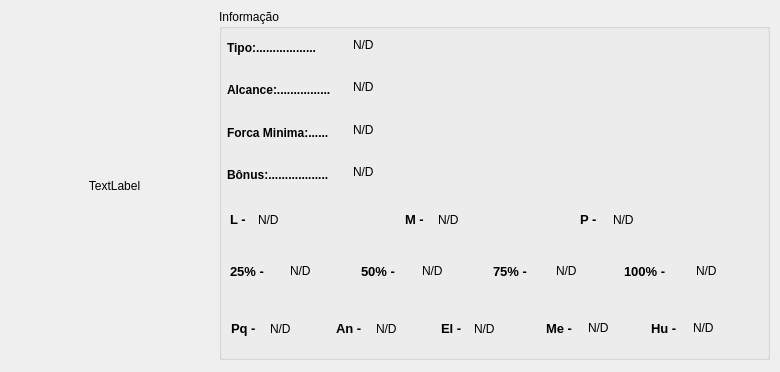
<?xml version="1.0" encoding="UTF-8"?>
<ui version="4.0">
 <class>FrmEquipamento</class>
 <widget class="QMainWindow" name="FrmEquipamento">
  <property name="geometry">
   <rect>
    <x>0</x>
    <y>0</y>
    <width>780</width>
    <height>372</height>
   </rect>
  </property>
  <property name="windowTitle">
   <string>MainWindow</string>
  </property>
  <widget class="QWidget" name="centralwidget">
   <widget class="QLabel" name="lbl_imagem">
    <property name="geometry">
     <rect>
      <x>14</x>
      <y>10</y>
      <width>201</width>
      <height>351</height>
     </rect>
    </property>
    <property name="text">
     <string>TextLabel</string>
    </property>
    <property name="alignment">
     <set>Qt::AlignCenter</set>
    </property>
   </widget>
   <widget class="QGroupBox" name="groupBox">
    <property name="geometry">
     <rect>
      <x>219</x>
      <y>9</y>
      <width>551</width>
      <height>351</height>
     </rect>
    </property>
    <property name="title">
     <string>Informação</string>
    </property>
    <widget class="QLabel" name="label_2">
     <property name="geometry">
      <rect>
       <x>8</x>
       <y>31</y>
       <width>121</width>
       <height>16</height>
      </rect>
     </property>
     <property name="font">
      <font>
       <pointsize>9</pointsize>
       <weight>75</weight>
       <bold>true</bold>
      </font>
     </property>
     <property name="text">
      <string>Tipo:..................</string>
     </property>
    </widget>
    <widget class="QLabel" name="label_3">
     <property name="geometry">
      <rect>
       <x>8</x>
       <y>73</y>
       <width>121</width>
       <height>16</height>
      </rect>
     </property>
     <property name="font">
      <font>
       <pointsize>9</pointsize>
       <weight>75</weight>
       <bold>true</bold>
      </font>
     </property>
     <property name="text">
      <string>Alcance:................</string>
     </property>
    </widget>
    <widget class="QLabel" name="label_4">
     <property name="geometry">
      <rect>
       <x>8</x>
       <y>116</y>
       <width>121</width>
       <height>16</height>
      </rect>
     </property>
     <property name="font">
      <font>
       <pointsize>9</pointsize>
       <weight>75</weight>
       <bold>true</bold>
      </font>
     </property>
     <property name="text">
      <string>Forca Minima:......</string>
     </property>
    </widget>
    <widget class="QLabel" name="label_5">
     <property name="geometry">
      <rect>
       <x>8</x>
       <y>158</y>
       <width>121</width>
       <height>16</height>
      </rect>
     </property>
     <property name="font">
      <font>
       <pointsize>9</pointsize>
       <weight>75</weight>
       <bold>true</bold>
      </font>
     </property>
     <property name="text">
      <string>Bônus:..................</string>
     </property>
    </widget>
    <widget class="QLabel" name="label_6">
     <property name="geometry">
      <rect>
       <x>11</x>
       <y>202</y>
       <width>31</width>
       <height>17</height>
      </rect>
     </property>
     <property name="font">
      <font>
       <pointsize>10</pointsize>
       <weight>75</weight>
       <bold>true</bold>
      </font>
     </property>
     <property name="text">
      <string>L - </string>
     </property>
    </widget>
    <widget class="QLabel" name="label_7">
     <property name="geometry">
      <rect>
       <x>186</x>
       <y>202</y>
       <width>28</width>
       <height>17</height>
      </rect>
     </property>
     <property name="font">
      <font>
       <pointsize>10</pointsize>
       <weight>75</weight>
       <bold>true</bold>
      </font>
     </property>
     <property name="text">
      <string>M - </string>
     </property>
    </widget>
    <widget class="QLabel" name="label_8">
     <property name="geometry">
      <rect>
       <x>361</x>
       <y>202</y>
       <width>28</width>
       <height>17</height>
      </rect>
     </property>
     <property name="font">
      <font>
       <pointsize>10</pointsize>
       <weight>75</weight>
       <bold>true</bold>
      </font>
     </property>
     <property name="text">
      <string>P - </string>
     </property>
    </widget>
    <widget class="QLabel" name="lblTipo">
     <property name="geometry">
      <rect>
       <x>134</x>
       <y>28</y>
       <width>200</width>
       <height>16</height>
      </rect>
     </property>
     <property name="font">
      <font>
       <pointsize>9</pointsize>
       <weight>50</weight>
       <bold>false</bold>
      </font>
     </property>
     <property name="text">
      <string>N/D</string>
     </property>
    </widget>
    <widget class="QLabel" name="lblAlcance">
     <property name="geometry">
      <rect>
       <x>134</x>
       <y>70</y>
       <width>200</width>
       <height>16</height>
      </rect>
     </property>
     <property name="font">
      <font>
       <pointsize>9</pointsize>
       <weight>50</weight>
       <bold>false</bold>
      </font>
     </property>
     <property name="text">
      <string>N/D</string>
     </property>
    </widget>
    <widget class="QLabel" name="lblForcaMinima">
     <property name="geometry">
      <rect>
       <x>134</x>
       <y>113</y>
       <width>200</width>
       <height>16</height>
      </rect>
     </property>
     <property name="font">
      <font>
       <pointsize>9</pointsize>
       <weight>50</weight>
       <bold>false</bold>
      </font>
     </property>
     <property name="text">
      <string>N/D</string>
     </property>
    </widget>
    <widget class="QLabel" name="lblBonus">
     <property name="geometry">
      <rect>
       <x>134</x>
       <y>155</y>
       <width>200</width>
       <height>16</height>
      </rect>
     </property>
     <property name="font">
      <font>
       <pointsize>9</pointsize>
       <weight>50</weight>
       <bold>false</bold>
      </font>
     </property>
     <property name="text">
      <string>N/D</string>
     </property>
    </widget>
    <widget class="QLabel" name="label_13">
     <property name="geometry">
      <rect>
       <x>142</x>
       <y>254</y>
       <width>61</width>
       <height>17</height>
      </rect>
     </property>
     <property name="font">
      <font>
       <pointsize>10</pointsize>
       <weight>75</weight>
       <bold>true</bold>
      </font>
     </property>
     <property name="text">
      <string>50% -</string>
     </property>
    </widget>
    <widget class="QLabel" name="label_14">
     <property name="geometry">
      <rect>
       <x>274</x>
       <y>254</y>
       <width>61</width>
       <height>17</height>
      </rect>
     </property>
     <property name="font">
      <font>
       <pointsize>10</pointsize>
       <weight>75</weight>
       <bold>true</bold>
      </font>
     </property>
     <property name="text">
      <string>75% - </string>
     </property>
    </widget>
    <widget class="QLabel" name="label_15">
     <property name="geometry">
      <rect>
       <x>11</x>
       <y>254</y>
       <width>61</width>
       <height>17</height>
      </rect>
     </property>
     <property name="font">
      <font>
       <pointsize>10</pointsize>
       <weight>75</weight>
       <bold>true</bold>
      </font>
     </property>
     <property name="text">
      <string>25% - </string>
     </property>
    </widget>
    <widget class="QLabel" name="label_16">
     <property name="geometry">
      <rect>
       <x>117</x>
       <y>311</y>
       <width>41</width>
       <height>17</height>
      </rect>
     </property>
     <property name="font">
      <font>
       <pointsize>10</pointsize>
       <weight>75</weight>
       <bold>true</bold>
      </font>
     </property>
     <property name="text">
      <string>An - </string>
     </property>
    </widget>
    <widget class="QLabel" name="label_17">
     <property name="geometry">
      <rect>
       <x>222</x>
       <y>311</y>
       <width>28</width>
       <height>17</height>
      </rect>
     </property>
     <property name="font">
      <font>
       <pointsize>10</pointsize>
       <weight>75</weight>
       <bold>true</bold>
      </font>
     </property>
     <property name="text">
      <string>El - </string>
     </property>
    </widget>
    <widget class="QLabel" name="label_18">
     <property name="geometry">
      <rect>
       <x>12</x>
       <y>311</y>
       <width>41</width>
       <height>17</height>
      </rect>
     </property>
     <property name="font">
      <font>
       <pointsize>10</pointsize>
       <weight>75</weight>
       <bold>true</bold>
      </font>
     </property>
     <property name="text">
      <string>Pq - </string>
     </property>
    </widget>
    <widget class="QLabel" name="label_19">
     <property name="geometry">
      <rect>
       <x>327</x>
       <y>311</y>
       <width>41</width>
       <height>17</height>
      </rect>
     </property>
     <property name="font">
      <font>
       <pointsize>10</pointsize>
       <weight>75</weight>
       <bold>true</bold>
      </font>
     </property>
     <property name="text">
      <string>Me - </string>
     </property>
    </widget>
    <widget class="QLabel" name="label_20">
     <property name="geometry">
      <rect>
       <x>432</x>
       <y>311</y>
       <width>41</width>
       <height>17</height>
      </rect>
     </property>
     <property name="font">
      <font>
       <pointsize>10</pointsize>
       <weight>75</weight>
       <bold>true</bold>
      </font>
     </property>
     <property name="text">
      <string>Hu - </string>
     </property>
    </widget>
    <widget class="QLabel" name="label_21">
     <property name="geometry">
      <rect>
       <x>405</x>
       <y>254</y>
       <width>71</width>
       <height>17</height>
      </rect>
     </property>
     <property name="font">
      <font>
       <pointsize>10</pointsize>
       <weight>75</weight>
       <bold>true</bold>
      </font>
     </property>
     <property name="text">
      <string>100% -</string>
     </property>
    </widget>
    <widget class="QLabel" name="lbl_leve">
     <property name="geometry">
      <rect>
       <x>39</x>
       <y>203</y>
       <width>90</width>
       <height>16</height>
      </rect>
     </property>
     <property name="font">
      <font>
       <pointsize>9</pointsize>
       <weight>50</weight>
       <bold>false</bold>
      </font>
     </property>
     <property name="text">
      <string>N/D</string>
     </property>
    </widget>
    <widget class="QLabel" name="lbl_media">
     <property name="geometry">
      <rect>
       <x>219</x>
       <y>203</y>
       <width>100</width>
       <height>16</height>
      </rect>
     </property>
     <property name="font">
      <font>
       <pointsize>9</pointsize>
       <weight>50</weight>
       <bold>false</bold>
      </font>
     </property>
     <property name="text">
      <string>N/D</string>
     </property>
    </widget>
    <widget class="QLabel" name="lbl_pesada">
     <property name="geometry">
      <rect>
       <x>394</x>
       <y>203</y>
       <width>120</width>
       <height>16</height>
      </rect>
     </property>
     <property name="font">
      <font>
       <pointsize>9</pointsize>
       <weight>50</weight>
       <bold>false</bold>
      </font>
     </property>
     <property name="text">
      <string>N/D</string>
     </property>
    </widget>
    <widget class="QLabel" name="lbl_25">
     <property name="geometry">
      <rect>
       <x>71</x>
       <y>254</y>
       <width>60</width>
       <height>16</height>
      </rect>
     </property>
     <property name="font">
      <font>
       <pointsize>9</pointsize>
       <weight>50</weight>
       <bold>false</bold>
      </font>
     </property>
     <property name="text">
      <string>N/D</string>
     </property>
    </widget>
    <widget class="QLabel" name="lbl_50">
     <property name="geometry">
      <rect>
       <x>203</x>
       <y>254</y>
       <width>60</width>
       <height>16</height>
      </rect>
     </property>
     <property name="font">
      <font>
       <pointsize>9</pointsize>
       <weight>50</weight>
       <bold>false</bold>
      </font>
     </property>
     <property name="text">
      <string>N/D</string>
     </property>
    </widget>
    <widget class="QLabel" name="lbl_75">
     <property name="geometry">
      <rect>
       <x>337</x>
       <y>254</y>
       <width>60</width>
       <height>16</height>
      </rect>
     </property>
     <property name="font">
      <font>
       <pointsize>9</pointsize>
       <weight>50</weight>
       <bold>false</bold>
      </font>
     </property>
     <property name="text">
      <string>N/D</string>
     </property>
    </widget>
    <widget class="QLabel" name="lbl_100">
     <property name="geometry">
      <rect>
       <x>477</x>
       <y>254</y>
       <width>60</width>
       <height>16</height>
      </rect>
     </property>
     <property name="font">
      <font>
       <pointsize>9</pointsize>
       <weight>50</weight>
       <bold>false</bold>
      </font>
     </property>
     <property name="text">
      <string>N/D</string>
     </property>
    </widget>
    <widget class="QLabel" name="lbl_pq">
     <property name="geometry">
      <rect>
       <x>51</x>
       <y>312</y>
       <width>50</width>
       <height>16</height>
      </rect>
     </property>
     <property name="font">
      <font>
       <pointsize>9</pointsize>
       <weight>50</weight>
       <bold>false</bold>
      </font>
     </property>
     <property name="text">
      <string>N/D</string>
     </property>
    </widget>
    <widget class="QLabel" name="lbl_an">
     <property name="geometry">
      <rect>
       <x>157</x>
       <y>312</y>
       <width>50</width>
       <height>16</height>
      </rect>
     </property>
     <property name="font">
      <font>
       <pointsize>9</pointsize>
       <weight>50</weight>
       <bold>false</bold>
      </font>
     </property>
     <property name="text">
      <string>N/D</string>
     </property>
    </widget>
    <widget class="QLabel" name="lbl_el">
     <property name="geometry">
      <rect>
       <x>255</x>
       <y>312</y>
       <width>50</width>
       <height>16</height>
      </rect>
     </property>
     <property name="font">
      <font>
       <pointsize>9</pointsize>
       <weight>50</weight>
       <bold>false</bold>
      </font>
     </property>
     <property name="text">
      <string>N/D</string>
     </property>
    </widget>
    <widget class="QLabel" name="lbl_me">
     <property name="geometry">
      <rect>
       <x>369</x>
       <y>311</y>
       <width>50</width>
       <height>16</height>
      </rect>
     </property>
     <property name="font">
      <font>
       <pointsize>9</pointsize>
       <weight>50</weight>
       <bold>false</bold>
      </font>
     </property>
     <property name="text">
      <string>N/D</string>
     </property>
    </widget>
    <widget class="QLabel" name="lbl_hu">
     <property name="geometry">
      <rect>
       <x>474</x>
       <y>311</y>
       <width>50</width>
       <height>16</height>
      </rect>
     </property>
     <property name="font">
      <font>
       <pointsize>9</pointsize>
       <weight>50</weight>
       <bold>false</bold>
      </font>
     </property>
     <property name="text">
      <string>N/D</string>
     </property>
    </widget>
   </widget>
  </widget>
 </widget>
 <resources/>
 <connections/>
</ui>
